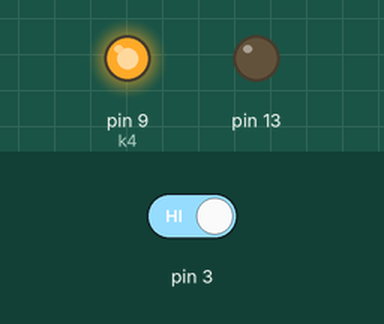
Simulated run of this sketch. Board: Arduino Uno, built with avr-gcc and run on an emulated ATmega328P. On the bench: output pins drawn as LEDs (lit = HIGH). Dashed ring = blinking. The inputs (shaded band) are chosen by the test bench; at power-on: pin 3 HIGH.

Above: at 1.2 s.
1.3 s: pin 3 driven LOW
At 1.65 s:
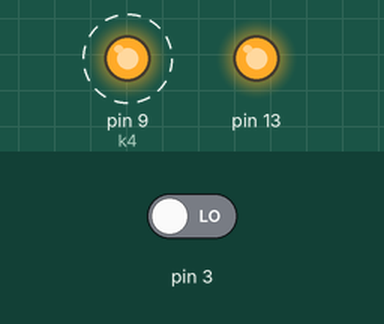
4.3 s: pin 3 driven HIGH
At 5.5 s:
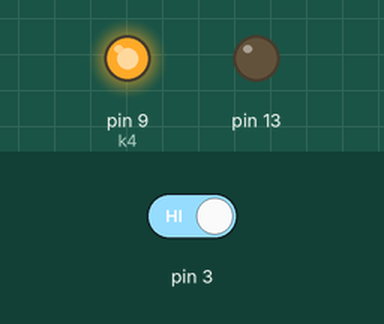
Timing chart, 0 to 7.3 s (numbered marks = the images above; inputs shaded):
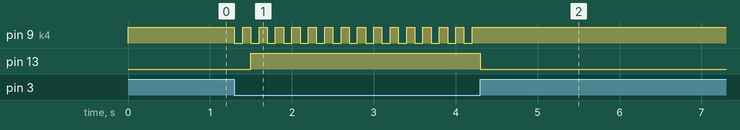

The sketch:

Fire_With_Relay_LED___buzzer.ino
```cpp
#define k4 9
void setup() {
Serial.begin(9600);
pinMode(3,INPUT);
pinMode(k4,OUTPUT);
pinMode(13,OUTPUT);
}

void loop() {
bool fire;
fire=digitalRead(3);

if(fire==0){
 digitalWrite(k4,0);
 delay(100);
 digitalWrite(k4,1);
 delay(100);
 digitalWrite(k4,0);
 digitalWrite(13,1);
}
else
{
 digitalWrite(k4,1);
 digitalWrite(13,0);
}
}
```

Measured:
- after the input at 1.3 s, pin 9 (k4): alternates HIGH for 0.10 s and LOW for 0.10 s, starting at once; pin 13: LOW → HIGH after 0.20 s
- after the input at 4.3 s, pin 9 (k4): stops changing and stays HIGH; pin 13: HIGH → LOW at once
